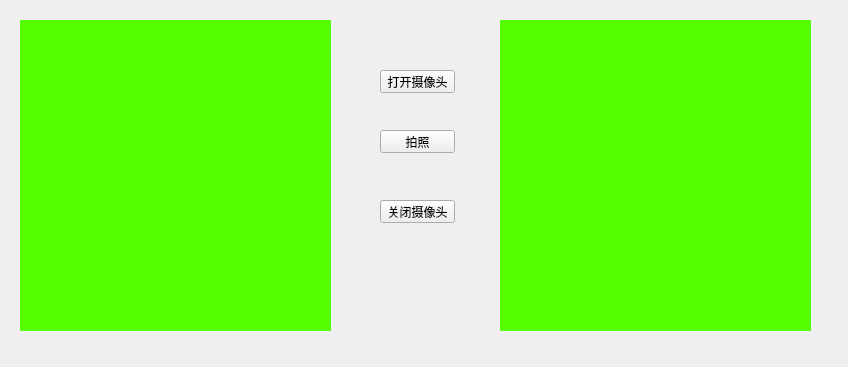
<?xml version="1.0" encoding="UTF-8"?>
<ui version="4.0">
 <class>MainWindow</class>
 <widget class="QMainWindow" name="MainWindow">
  <property name="geometry">
   <rect>
    <x>0</x>
    <y>0</y>
    <width>848</width>
    <height>367</height>
   </rect>
  </property>
  <property name="windowTitle">
   <string>MainWindow</string>
  </property>
  <widget class="QWidget" name="centralWidget">
   <widget class="QLabel" name="camera">
    <property name="geometry">
     <rect>
      <x>20</x>
      <y>20</y>
      <width>311</width>
      <height>311</height>
     </rect>
    </property>
    <property name="styleSheet">
     <string notr="true">background-color: rgb(85, 255, 0);</string>
    </property>
    <property name="text">
     <string/>
    </property>
   </widget>
   <widget class="QLabel" name="photo">
    <property name="geometry">
     <rect>
      <x>500</x>
      <y>20</y>
      <width>311</width>
      <height>311</height>
     </rect>
    </property>
    <property name="styleSheet">
     <string notr="true">background-color: rgb(85, 255, 0);</string>
    </property>
    <property name="text">
     <string/>
    </property>
   </widget>
   <widget class="QPushButton" name="take">
    <property name="geometry">
     <rect>
      <x>380</x>
      <y>130</y>
      <width>75</width>
      <height>23</height>
     </rect>
    </property>
    <property name="text">
     <string>拍照</string>
    </property>
   </widget>
   <widget class="QPushButton" name="open">
    <property name="geometry">
     <rect>
      <x>380</x>
      <y>70</y>
      <width>75</width>
      <height>23</height>
     </rect>
    </property>
    <property name="text">
     <string>打开摄像头</string>
    </property>
   </widget>
   <widget class="QPushButton" name="close">
    <property name="geometry">
     <rect>
      <x>380</x>
      <y>200</y>
      <width>75</width>
      <height>23</height>
     </rect>
    </property>
    <property name="text">
     <string>关闭摄像头</string>
    </property>
   </widget>
  </widget>
 </widget>
 <layoutdefault spacing="6" margin="11"/>
 <resources/>
 <connections/>
</ui>
